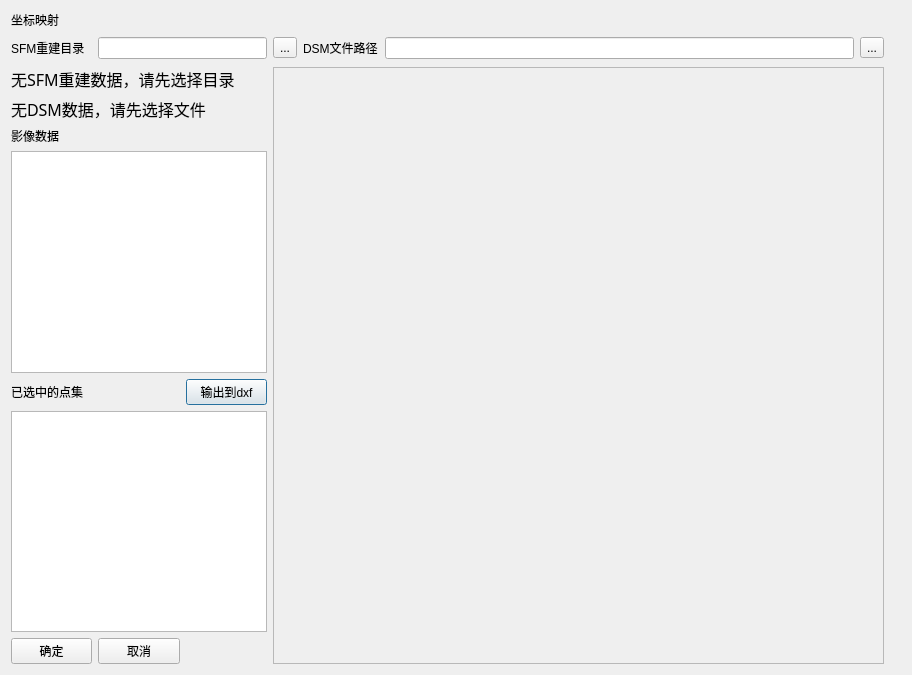
<?xml version="1.0" encoding="UTF-8"?>
<ui version="4.0">
 <class>Dialog_CoordinateMapping</class>
 <widget class="QDialog" name="Dialog_CoordinateMapping">
  <property name="geometry">
   <rect>
    <x>0</x>
    <y>0</y>
    <width>912</width>
    <height>675</height>
   </rect>
  </property>
  <property name="windowTitle">
   <string>Dialog</string>
  </property>
  <layout class="QGridLayout" name="gridLayout">
   <item row="0" column="0">
    <widget class="QLabel" name="label_5">
     <property name="text">
      <string>坐标映射</string>
     </property>
    </widget>
   </item>
   <item row="1" column="0">
    <widget class="QLabel" name="label">
     <property name="text">
      <string>SFM重建目录</string>
     </property>
    </widget>
   </item>
   <item row="1" column="1" colspan="2">
    <widget class="QLineEdit" name="lineEdit_imageDir">
     <property name="readOnly">
      <bool>true</bool>
     </property>
    </widget>
   </item>
   <item row="1" column="3">
    <widget class="QToolButton" name="toolButton_imageDir">
     <property name="text">
      <string>...</string>
     </property>
    </widget>
   </item>
   <item row="1" column="4">
    <widget class="QLabel" name="label_3">
     <property name="text">
      <string>DSM文件路径</string>
     </property>
    </widget>
   </item>
   <item row="1" column="5">
    <widget class="QLineEdit" name="lineEdit_dsmDir">
     <property name="readOnly">
      <bool>true</bool>
     </property>
    </widget>
   </item>
   <item row="1" column="6">
    <widget class="QToolButton" name="toolButton_dsmDir">
     <property name="text">
      <string>...</string>
     </property>
    </widget>
   </item>
   <item row="1" column="7">
    <widget class="QLabel" name="label_msg">
     <property name="font">
      <font>
       <family>黑体</family>
       <pointsize>14</pointsize>
      </font>
     </property>
     <property name="text">
      <string/>
     </property>
    </widget>
   </item>
   <item row="2" column="0" colspan="3">
    <widget class="QLabel" name="label_SFMinfo">
     <property name="font">
      <font>
       <family>黑体</family>
       <pointsize>12</pointsize>
      </font>
     </property>
     <property name="text">
      <string>无SFM重建数据，请先选择目录</string>
     </property>
    </widget>
   </item>
   <item row="2" column="3" rowspan="7" colspan="4">
    <widget class="QFrame" name="frame">
     <property name="frameShape">
      <enum>QFrame::StyledPanel</enum>
     </property>
     <property name="frameShadow">
      <enum>QFrame::Raised</enum>
     </property>
    </widget>
   </item>
   <item row="3" column="0" colspan="3">
    <widget class="QLabel" name="label_DSMinfo">
     <property name="font">
      <font>
       <family>黑体</family>
       <pointsize>12</pointsize>
      </font>
     </property>
     <property name="text">
      <string>无DSM数据，请先选择文件</string>
     </property>
    </widget>
   </item>
   <item row="4" column="0">
    <widget class="QLabel" name="label_2">
     <property name="text">
      <string>影像数据</string>
     </property>
    </widget>
   </item>
   <item row="5" column="0" colspan="3">
    <widget class="QListView" name="listView_images"/>
   </item>
   <item row="6" column="0">
    <widget class="QLabel" name="label_4">
     <property name="text">
      <string>已选中的点集</string>
     </property>
    </widget>
   </item>
   <item row="6" column="2">
    <widget class="QPushButton" name="pushButton_outputDXF">
     <property name="text">
      <string>输出到dxf</string>
     </property>
    </widget>
   </item>
   <item row="7" column="0" colspan="3">
    <widget class="QListView" name="listView_picked_points"/>
   </item>
   <item row="8" column="0">
    <widget class="QPushButton" name="btn_OK">
     <property name="text">
      <string>确定</string>
     </property>
    </widget>
   </item>
   <item row="8" column="1">
    <widget class="QPushButton" name="btn_CANCEL">
     <property name="text">
      <string>取消</string>
     </property>
    </widget>
   </item>
  </layout>
 </widget>
 <resources/>
 <connections/>
</ui>
